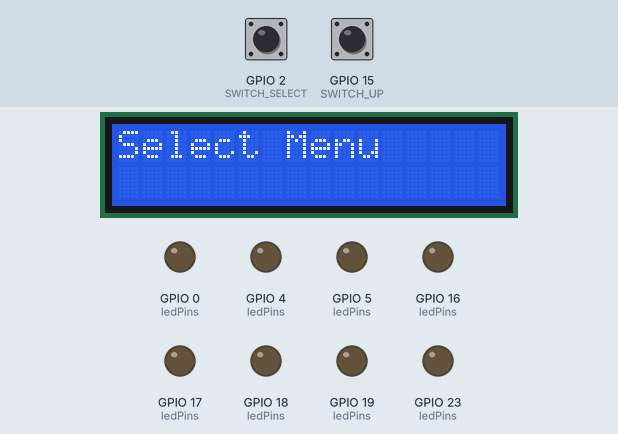
Bench run of a program on a simulated ESP32. Parts: 16×2 character LCD, output pins drawn as LEDs (lit = HIGH). Dashed ring = blinking. Inputs (shaded band) come from the test bench; at power-on: GPIO 2 (SWITCH_SELECT) HIGH, GPIO 15 (SWITCH_UP) HIGH.

Above: at 1.2 s.
1.3 s: GPIO 2 (SWITCH_SELECT) pulled LOW for 0.15 s
At 2.5 s:
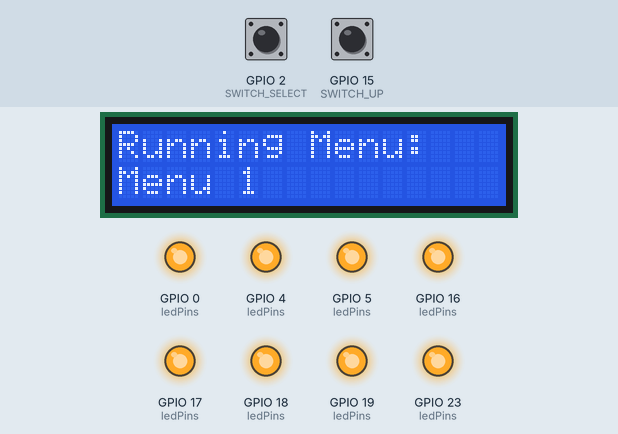
2.9 s: GPIO 15 (SWITCH_UP) pulled LOW for 0.15 s
At 3.7 s:
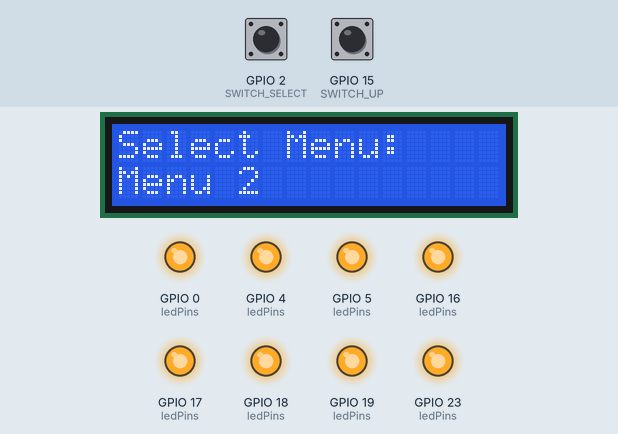
4.5 s: GPIO 2 (SWITCH_SELECT) pulled LOW for 1 s
At 5.3 s:
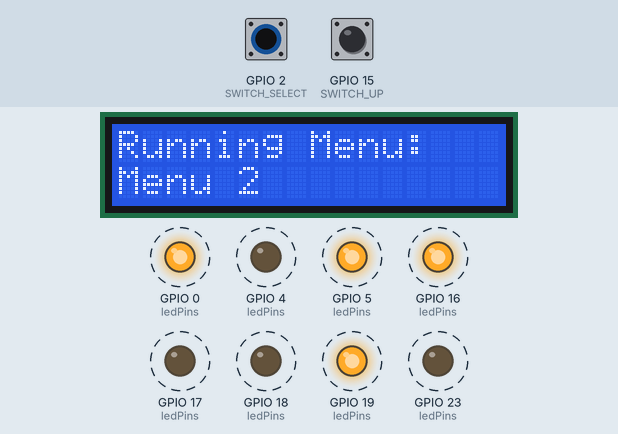
7.5 s: GPIO 15 (SWITCH_UP) pulled LOW for 1 s
At 7.9 s:
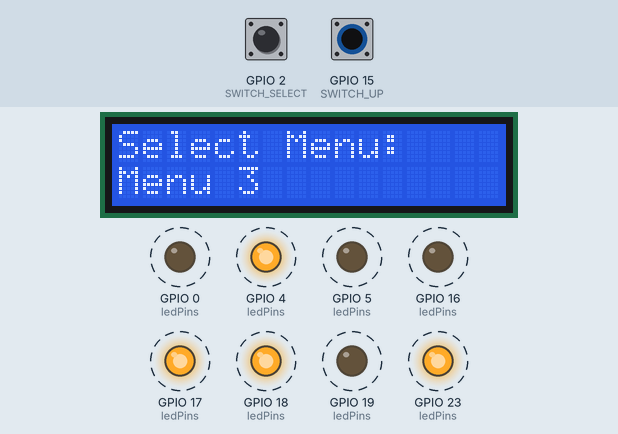
10.5 s: GPIO 2 (SWITCH_SELECT) pulled LOW for 0.15 s
At 10.66 s:
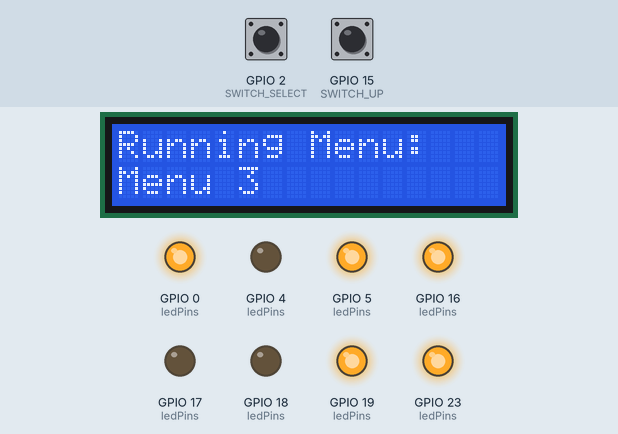
11.2 s: GPIO 15 (SWITCH_UP) pulled LOW for 3.2 s
At 12.28 s:
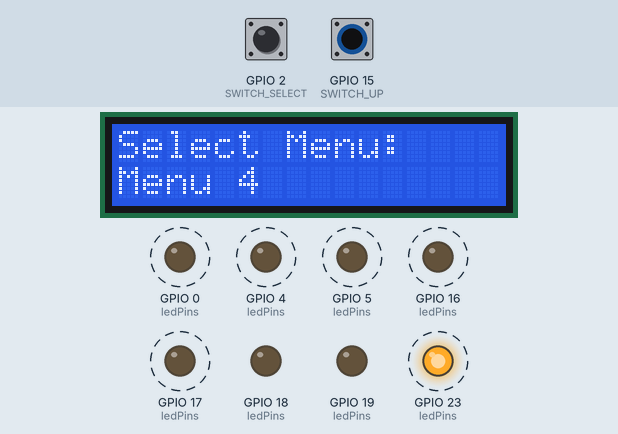
Timing chart, 0 to 16.0 s (numbered marks = the images above; inputs shaded):
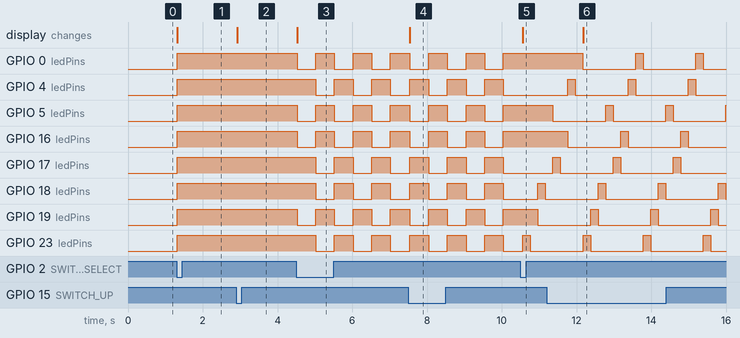

The program:

main.cpp
```cpp
#include <Arduino.h>
#include <LiquidCrystal_I2C.h>

// กำหนดพินสำหรับ I2C LCD
#define I2C_SDA 21
#define I2C_SCL 22

// สร้างอินสแตนซ์ LCD
LiquidCrystal_I2C lcd(0x27, 16, 2); // LCD Address 0x27, 16 columns, 2 rows

// กำหนดพินสำหรับ Switch และ LED
#define SWITCH_UP 15
#define SWITCH_SELECT 2

#define LED_1 23
#define LED_2 19
#define LED_3 18
#define LED_4 5
#define LED_5 17
#define LED_6 16
#define LED_7 4
#define LED_8 0

int ledPins[] = {LED_1, LED_2, LED_3, LED_4, LED_5, LED_6, LED_7, LED_8};

// ตัวแปรเมนู
int menu = 1;
int selectedMenu = -1;

// ตัวแปรสำหรับ debounce
unsigned long lastDebounceTime_UP = 0;
unsigned long lastDebounceTime_SELECT = 0;
const unsigned long debounceDelay = 50; // หน่วงเวลา 50 ms

bool lastSwitchState_UP = HIGH;
bool lastSwitchState_SELECT = HIGH;

// ฟังก์ชันตั้งค่า
void setup() {
  // ตั้งค่า LCD
  lcd.init();
  lcd.backlight();
  lcd.setCursor(0, 0);
  lcd.print("Select Menu");

  // ตั้งค่า Switch เป็น INPUT พร้อม PULLUP
  pinMode(SWITCH_UP, INPUT_PULLUP);
  pinMode(SWITCH_SELECT, INPUT_PULLUP);

  // ตั้งค่า LED เป็น OUTPUT
  for (int i = 0; i < 8; i++) {
    pinMode(ledPins[i], OUTPUT);
    digitalWrite(ledPins[i], LOW); // เริ่มต้นปิด LED
  }
}

// ฟังก์ชันสำหรับการควบคุม LED ตามเมนู
void controlLEDs(int menu) {
  switch (menu) {
    case 1:
      for (int i = 0; i < 8; i++) {
        digitalWrite(ledPins[i], HIGH);
      }
      break;

    case 2:
      for (int i = 0; i < 8; i++) {
        digitalWrite(ledPins[i], (i % 2 == 0) ? HIGH : LOW);
      }
      delay(500);
      for (int i = 0; i < 8; i++) {
        digitalWrite(ledPins[i], (i % 2 != 0) ? HIGH : LOW);
      }
      delay(500);
      break;

    case 3:
      for (int i = 0; i < 8; i++) {
        digitalWrite(ledPins[i], HIGH);
        delay(200);
        digitalWrite(ledPins[i], LOW);
      }
      break;

    case 4:
      for (int i = 0; i < 8; i += 2) {
        digitalWrite(ledPins[i], HIGH);
        digitalWrite(ledPins[i + 1], HIGH);
        delay(500);
        digitalWrite(ledPins[i], LOW);
        digitalWrite(ledPins[i + 1], LOW);
      }
      break;

    case 5:
      for (int i = 0; i < 8; i++) {
        digitalWrite(ledPins[i], HIGH);
        delay(200);
      }
      for (int i = 7; i >= 0; i--) {
        digitalWrite(ledPins[i], LOW);
        delay(200);
      }
      break;

    case 6:
      for (int i = 0; i < 8; i++) {
        digitalWrite(ledPins[i], HIGH);
      }
      delay(500);
      for (int i = 0; i < 8; i++) {
        digitalWrite(ledPins[i], LOW);
      }
      delay(500);
      break;

    default:
      for (int i = 0; i < 8; i++) {
        digitalWrite(ledPins[i], LOW);
      }
      break;
  }
}

// ฟังก์ชันหลัก
void loop() {
  // อ่านสถานะของ Switch UP
  bool currentSwitchState_UP = digitalRead(SWITCH_UP);
  if (currentSwitchState_UP == LOW && lastSwitchState_UP == HIGH && millis() - lastDebounceTime_UP > debounceDelay) {
    menu++;
    if (menu > 6) {
      menu = 1; // วนกลับไปที่เมนูแรก
    }
    lcd.clear();
    lcd.setCursor(0, 0);
    lcd.print("Select Menu:");
    lcd.setCursor(0, 1);
    lcd.print("Menu ");
    lcd.print(menu);
    lastDebounceTime_UP = millis();
  }
  lastSwitchState_UP = currentSwitchState_UP;

  // อ่านสถานะของ Switch SELECT
  bool currentSwitchState_SELECT = digitalRead(SWITCH_SELECT);
  if (currentSwitchState_SELECT == LOW && lastSwitchState_SELECT == HIGH && millis() - lastDebounceTime_SELECT > debounceDelay) {
    selectedMenu = menu;
    lcd.clear();
    lcd.setCursor(0, 0);
    lcd.print("Running Menu:");
    lcd.setCursor(0, 1);
    lcd.print("Menu ");
    lcd.print(selectedMenu);
    lastDebounceTime_SELECT = millis();
  }
  lastSwitchState_SELECT = currentSwitchState_SELECT;

  // ควบคุม LED ตามเมนูที่เลือก
  if (selectedMenu > 0) {
    controlLEDs(selectedMenu);
  }
}
```

Measured:
- after the input at 1.3 s, GPIO 0 (ledPins), GPIO 4 (ledPins), GPIO 5 (ledPins), GPIO 16 (ledPins), GPIO 17 (ledPins), GPIO 18 (ledPins), GPIO 19 (ledPins), GPIO 23 (ledPins): LOW → HIGH at once; the display: changes at once (image 1)
- after the input at 2.9 s, the display: changes at once (image 2)
- after the input at 4.5 s, GPIO 0 (ledPins), GPIO 5 (ledPins), GPIO 16 (ledPins), GPIO 19 (ledPins): alternates HIGH for 0.50 s and LOW for 0.50 s, starting at once; GPIO 4 (ledPins), GPIO 17 (ledPins), GPIO 18 (ledPins), GPIO 23 (ledPins): alternates HIGH for 0.50 s and LOW for 0.50 s, starting after 0.52 s; the display: changes at once (image 3)
- after the input at 7.5 s, the display: changes at once (image 4)
- after the input at 10.5 s, GPIO 0 (ledPins), GPIO 5 (ledPins), GPIO 16 (ledPins): stays HIGH (without the input it goes to LOW after 0.04 s); GPIO 4 (ledPins), GPIO 17 (ledPins): stays LOW (without the input it goes to HIGH after 0.04 s); the display: changes after 0.07 s (image 5)
- after the input at 11.2 s, the display: changes after 0.99 s (image 6)
